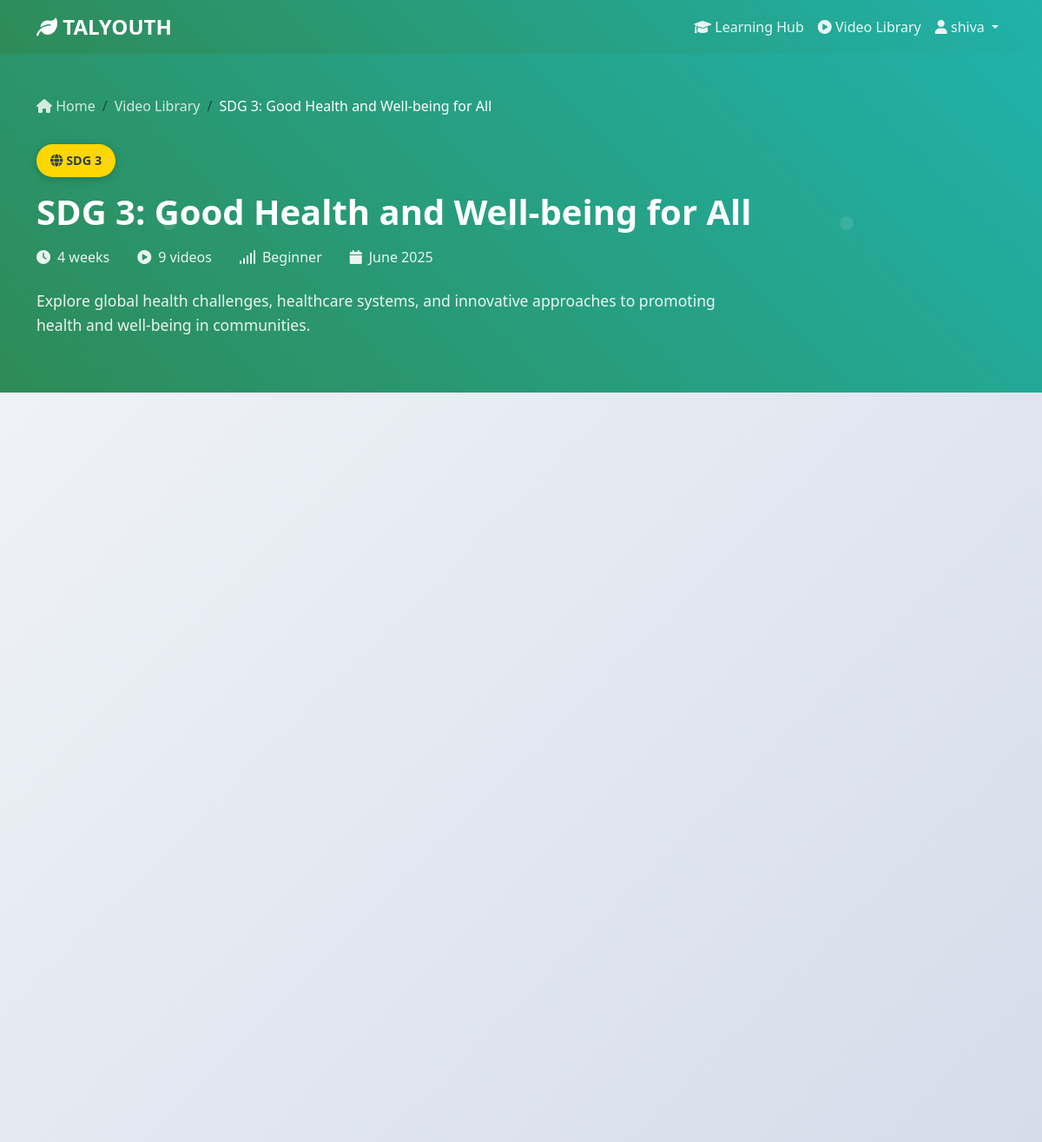
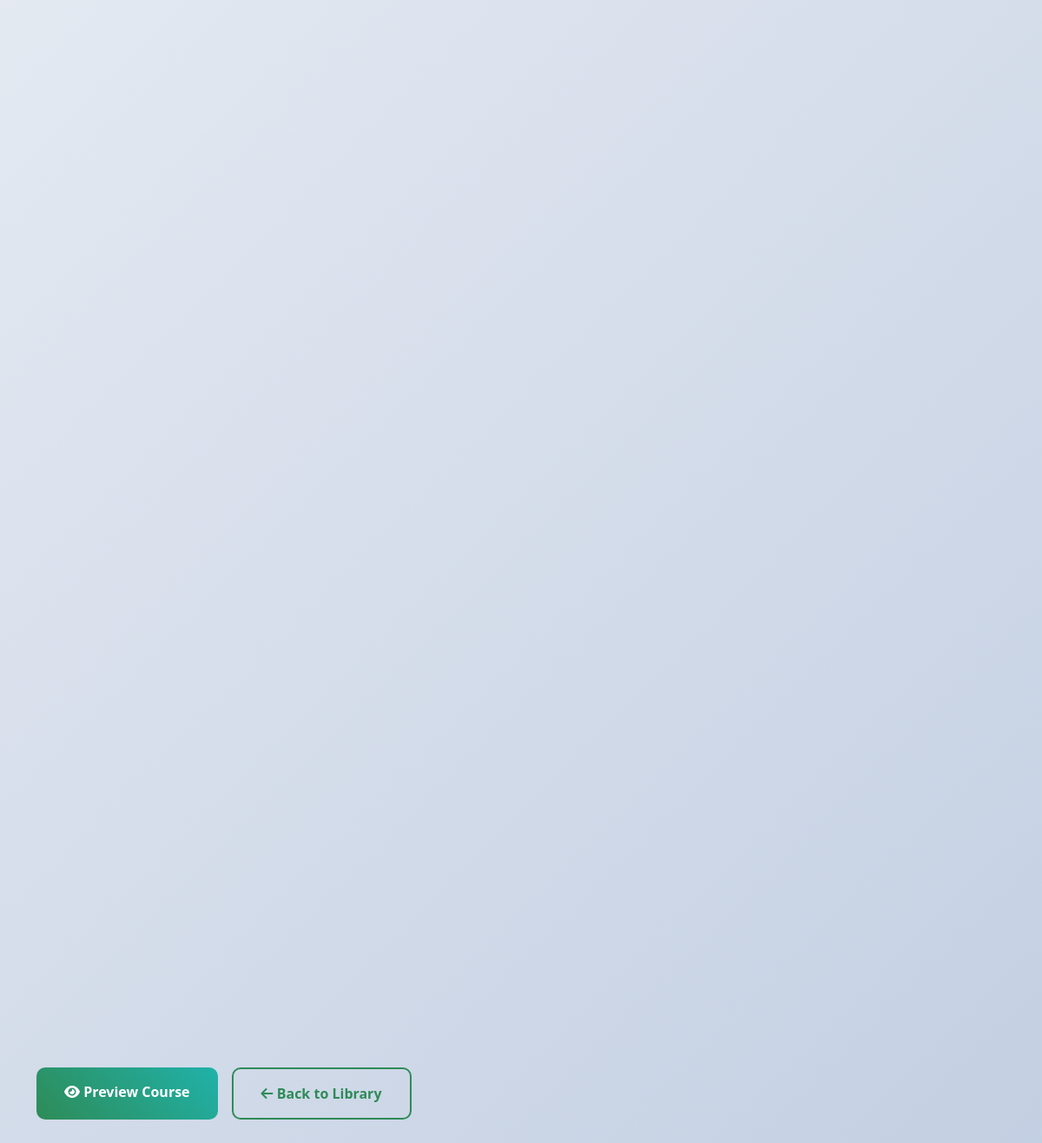
Screenshot of /course/2 (signed in) with the database file from the repository (2 pictures, top to bottom).
### app_local.py (models this page shows, shortened)
class User(UserMixin, db.Model):
    id = db.Column(db.Integer, primary_key=True)
    email = db.Column(db.String(120), unique=True, nullable=False)
    password_hash = db.Column(db.String(256), nullable=False)
    first_name = db.Column(db.String(64), nullable=False)
    last_name = db.Column(db.String(64), nullable=False)
    age = db.Column(db.Integer)
    location = db.Column(db.String(100))
    user_type = db.Column(db.String(20), nullable=False)
    created_at = db.Column(db.DateTime, default=datetime.utcnow)
    is_active = db.Column(db.Boolean, default=True)
    last_login = db.Column(db.DateTime)
    participant_profile = db.relationship('ParticipantProfile', backref='user', uselist=False)
    mentor_profile = db.relationship('MentorProfile', backref='user', uselist=False)

class Course(db.Model):
    id = db.Column(db.Integer, primary_key=True)
    title = db.Column(db.String(200), nullable=False)
    description = db.Column(db.Text)
    sdg_focus = db.Column(db.Integer, nullable=False)
    difficulty_level = db.Column(db.String(20), default='Beginner')
    duration_weeks = db.Column(db.Integer, default=4)
    thumbnail_url = db.Column(db.String(300))
    created_at = db.Column(db.DateTime, default=datetime.utcnow)
    is_active = db.Column(db.Boolean, default=True)
    videos = db.relationship('Video', backref='course', lazy='dynamic')
    course_progress = db.relationship('CourseProgress', backref='course')

### app_local.py (the view, shortened to what this page needs)
    @app.route('/course/<int:course_id>')
    @login_required
    def course_detail(course_id):
        if current_user.user_type not in ['participant', 'mentor']:
            flash('Access denied.', 'error')
            return redirect(url_for('index'))
        course = Course.query.get_or_404(course_id)
        videos_by_week = {}
        videos = Video.query.filter_by(course_id=course_id).order_by(Video.week_number, Video.order_in_week).all()
        for video in videos:
            if video.week_number not in videos_by_week:
                videos_by_week[video.week_number] = []
            videos_by_week[video.week_number].append(video)
        course_progress = None
        return render_template('course_detail.html',
                             course=course,
                             videos_by_week=videos_by_week,
                             course_progress=course_progress)

### templates/course_detail.html (shortened to what this page needs)
<!DOCTYPE html>
<html lang="en">
<head>
    <link href="https://cdn.jsdelivr.net/npm/bootstrap@5.3.0/dist/css/bootstrap.min.css" rel="stylesheet">
    <link href="https://cdnjs.cloudflare.com/ajax/libs/font-awesome/6.0.0/css/all.min.css" rel="stylesheet">
</head>
<body>
    <nav class="navbar navbar-expand-lg navbar-dark">
        <div class="container">
            <a class="navbar-brand" href="{{ url_for('index') }}">
                <i class="fas fa-leaf"></i> TALYOUTH
            </a>
            <div class="collapse navbar-collapse" id="navbarNav">
                <ul class="navbar-nav ms-auto">
                    <li class="nav-item">
                        <a class="nav-link" href="{{ url_for('learning_hub') }}">
                            <i class="fas fa-graduation-cap"></i> Learning Hub
                        </a>
                    </li>
                    <li class="nav-item">
                        <a class="nav-link" href="{{ url_for('video_library') }}">
                            <i class="fas fa-play-circle"></i> Video Library
                        </a>
                    </li>
                    <li class="nav-item dropdown">
                        <a class="nav-link dropdown-toggle" href="#" id="navbarDropdown" role="button" data-bs-toggle="dropdown">
                            <i class="fas fa-user"></i> {{ current_user.first_name }}
                        </a>
                    </li>
                </ul>
            </div>
        </div>
    </nav>
    <section class="course-header">
        <div class="container">
            <div class="course-header-content">
                <nav aria-label="breadcrumb">
                    <ol class="breadcrumb">
                        <li class="breadcrumb-item">
                            <a href="{{ url_for('index') }}">
                                <i class="fas fa-home"></i> Home
                            </a>
                        </li>
                        <li class="breadcrumb-item">
                            <a href="{{ url_for('video_library') }}">Video Library</a>
                        </li>
                        <li class="breadcrumb-item active">{{ course.title }}</li>
                    </ol>
                </nav>
                <div class="sdg-badge">
                    <i class="fas fa-globe"></i> SDG {{ course.sdg_focus }}
                </div>
                <h1 class="course-title">{{ course.title }}</h1>
                <div class="course-meta">
                    <div class="meta-item">
                        <i class="fas fa-clock"></i>
                        <span>{{ course.duration_weeks }} weeks</span>
                    </div>
                    <div class="meta-item">
                        <i class="fas fa-play-circle"></i>
                        <span>{{ course.videos.count() }} videos</span>
                    </div>
                    <div class="meta-item">
                        <i class="fas fa-signal"></i>
                        <span>{{ course.difficulty_level }}</span>
                    </div>
                    <div class="meta-item">
                        <i class="fas fa-calendar"></i>
                        <span>{{ course.created_at.strftime('%B %Y') }}</span>
                    </div>
                </div>
                <p class="course-description">{{ course.description }}</p>
            </div>
        </div>
    </section>
    <section class="course-content">
        <div class="container">
            <div class="weeks-container">
            </div>
            <div class="action-buttons">
                {% if current_user.user_type == 'participant' %}
                    {% if course_progress and course_progress.completion_percentage > 0 %}
                        <a href="{{ url_for('watch_video', video_id=videos_by_week[1][0].id) }}" class="btn btn-primary">
                            <i class="fas fa-play"></i> Continue Learning
                        </a>
                    {% else %}
                        <a href="{{ url_for('watch_video', video_id=videos_by_week[1][0].id) }}" class="btn btn-primary">
                            <i class="fas fa-play-circle"></i> Start Course
                        </a>
                    {% endif %}
                {% else %}
                    <a href="{{ url_for('watch_video', video_id=videos_by_week[1][0].id) }}" class="btn btn-primary">
                        <i class="fas fa-eye"></i> Preview Course
                    </a>
                {% endif %}
                <a href="{{ url_for('video_library') }}" class="btn btn-outline-primary">
                    <i class="fas fa-arrow-left"></i> Back to Library
                </a>
            </div>
        </div>
    </section>
</body>
</html>

### templates/course_detail.html (style rules this page uses)
:root { --primary-color: #2E8B57; --secondary-color: #FFD700; --accent-color: #FF6B35; --text-dark: #2C3E50; --text-light: #7F8C8D; --bg-light: #F8F9FA; }
body { background: linear-gradient(135deg, #f5f7fa 0%, #c3cfe2 100%); min-height: 100vh; font-family: 'Segoe UI', Tahoma, Geneva, Verdana, sans-serif; }
.navbar { background: linear-gradient(45deg, var(--primary-color), #20B2AA) !important; box-shadow: 0 2px 20px rgba(0,0,0,0.1); }
.navbar-brand { font-weight: bold; font-size: 1.5rem; }
.navbar-nav .nav-link { color: rgba(255,255,255,0.9) !important; font-weight: 500; transition: color 0.3s ease; }
.course-header { background: linear-gradient(45deg, var(--primary-color), #20B2AA); color: white; padding: 3rem 0; position: relative; overflow: hidden; }
.course-header::before { content: ''; position: absolute; top: 0; left: 0; right: 0; bottom: 0; animation: float 20s infinite linear; }
.course-header-content { position: relative; z-index: 1; }
.breadcrumb { background: none; padding: 0; margin-bottom: 2rem; }
.breadcrumb-item a { color: rgba(255,255,255,0.8); text-decoration: none; }
.breadcrumb-item.active { color: white; }
.course-title { font-size: 2.5rem; font-weight: bold; margin-bottom: 1rem; }
.course-meta { display: flex; gap: 2rem; margin-bottom: 1.5rem; flex-wrap: wrap; }
.meta-item { display: flex; align-items: center; gap: 0.5rem; font-size: 1rem; opacity: 0.9; }
.sdg-badge { background: var(--secondary-color); color: var(--text-dark); padding: 0.5rem 1rem; border-radius: 20px; font-weight: bold; font-size: 0.9rem; display: inline-block; margin-bottom: 1rem; box-shadow: 0 2px 10px rgba(0,0,0,0.2); }
.course-description { font-size: 1.1rem; line-height: 1.6; opacity: 0.9; max-width: 800px; }
.course-content { padding: 3rem 0; }
.weeks-container { display: grid; gap: 2rem; }
.action-buttons { display: flex; gap: 1rem; margin-top: 2rem; flex-wrap: wrap; }
.btn-primary { background: linear-gradient(45deg, var(--primary-color), #20B2AA); border: none; border-radius: 10px; padding: 1rem 2rem; font-weight: 600; transition: all 0.3s ease; text-decoration: none; }
.btn-outline-primary { border: 2px solid var(--primary-color); color: var(--primary-color); border-radius: 10px; padding: 1rem 2rem; font-weight: 600; transition: all 0.3s ease; background: transparent; text-decoration: none; }

### rows the page displays
User: first_name "shiva"
Course: title "SDG 3: Good Health and Well-being for All", sdg_focus "3", duration_weeks "4", difficulty_level "Beginner", created_at "June 2025", description "Explore global health challenges, healthcare systems, and innovative approaches to promoting health and well-being in communities."

### other values shown
{{ course.videos.count() }} "9"
